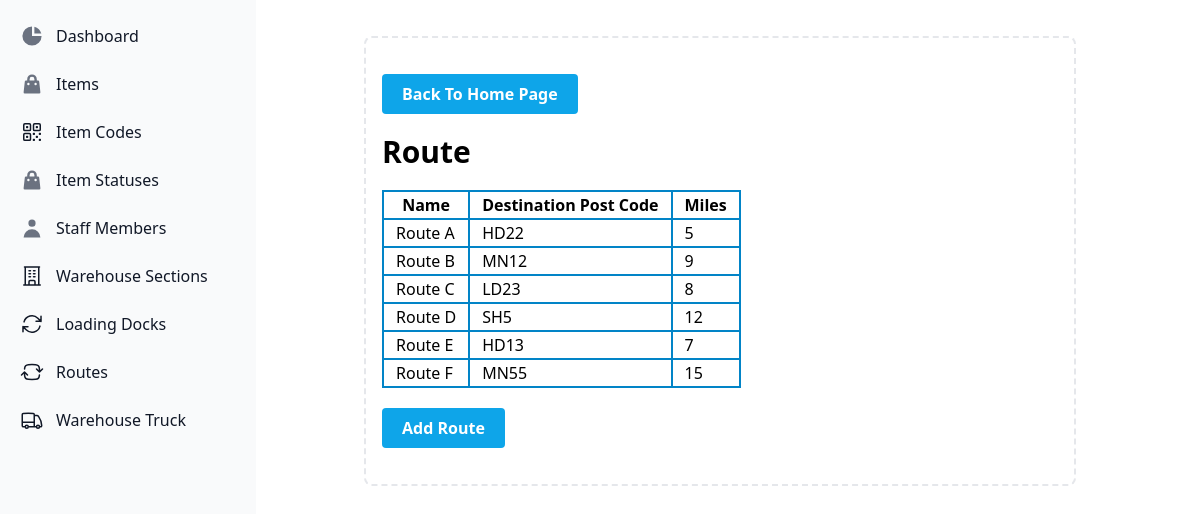
/pages/route.php, run on the app's committed database.
### tables this page shows
CREATE TABLE Route (
    id int NOT NULL AUTO_INCREMENT,
    name varchar(255),
    destinationPostCode varchar(255),
    miles int,
    PRIMARY KEY (id)
);

### pages/route.php (called while the page is built, shortened)
<?php
include('../layout.php');

### components/route_table.php (the view)
<?php
$query = "SELECT * FROM route;";
$results = $conn->query($query);
echo "<table class='my-5 border-collapse table-auto border-spacing-2 border border-slate-500'>";
echo "<tr>";
echo "<th class='px-3 border-sky-600 border-2 rounded'>Name</th>";
echo "<th class='px-3 border-sky-600 border-2 rounded'>Destination Post Code</th>";
echo "<th class='px-3 border-sky-600 border-2 rounded'>Miles</th>";
echo "</tr>";
while ($row = $results->fetch_assoc()) {
    echo "<tr>";
    echo "<td class='px-3 border-sky-600 border-2 rounded'>" . $row['name'] . "</td>";
    echo "<td class='px-3 border-sky-600 border-2 rounded'>" . $row['destinationPostCode'] . "</td>";
    echo "<td class='px-3 border-sky-600 border-2 rounded'>" . $row['miles'] . "</td>";
    echo "</tr>";
}
echo "</table>";
?>

### data on the page
route: name "Route A", destinationPostCode "HD22", miles "5"
route: name "Route B", destinationPostCode "MN12", miles "9"
route: name "Route C", destinationPostCode "LD23", miles "8"
route: name "Route D", destinationPostCode "SH5", miles "12"
route: name "Route E", destinationPostCode "HD13", miles "7"
route: name "Route F", destinationPostCode "MN55", miles "15"
